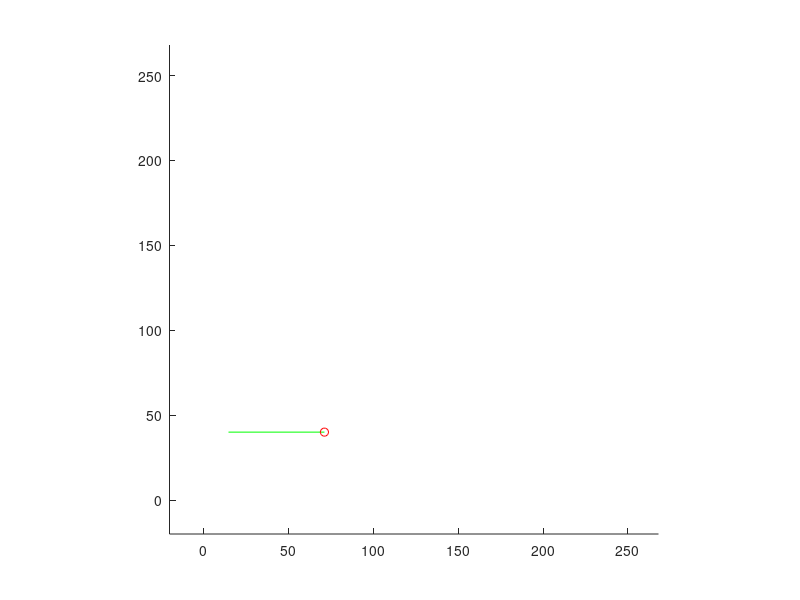

The MATLAB script that drew this image: (Note: this script raises an error after producing the figure.)
cla, clc, clear
max_dim = 248; %cm
hold all
axis([-20,max_dim+20,-20,max_dim+20])
axis square

% Wall structure [x1,y1;x2,y2] end points of line segment
outer_wall1 = [0,0;0,max_dim];
outer_wall2 = [0,0;max_dim,0];
outer_wall3 = [0,max_dim;max_dim,max_dim];
outer_wall4 = [max_dim,0;max_dim,max_dim];
outer_walls = [outer_wall1;outer_wall2;outer_wall3;outer_wall4];
% for iter = 1:2:length(outer_walls)
%     line(outer_walls(iter:iter+1,1),outer_walls(iter:iter+1,2))
% end
island_wall1 = [202,137;202,202];
island_wall2 = [118,137;118,202];
island_wall3 = [118,202;202,202];
island_wall4 = [164,137;202,137];
island_walls = [island_wall1;island_wall2;island_wall3;island_wall4];
% for iter = 1:2:length(island_walls)
%     line(island_walls(iter:iter+1,1),island_walls(iter:iter+1,2))
% end
lr_wall1 = [118,91;max_dim,91];
lr_wall2 = [118,45;118,0];
lr_walls = [lr_wall1;lr_wall2];
% for iter = 1:2:length(lr_walls)
%     line(lr_walls(iter:iter+1,1),lr_walls(iter:iter+1,2))
% end
ll_wall1 = [0,103;72,103];
ll_wall2 = [72,103;72,46];
ll_walls = [ll_wall1;ll_wall2];
% for iter = 1:2:length(ll_walls)
%     line(ll_walls(iter:iter+1,1),ll_walls(iter:iter+1,2))
% end
ur_wall1 = [72,157;72,max_dim];
ur_wall2 = [46,157;72,157];
ur_walls = [ur_wall1;ur_wall2];
% for iter = 1:2:length(ur_walls)
%     line(ur_walls(iter:iter+1,1),ur_walls(iter:iter+1,2))
% end
field_walls = [outer_walls;island_walls;lr_walls;ll_walls;ur_walls];


r_pose_start = [100,225,(pi/180)*(-90)];
r_pose = r_pose_start;
r_pose_est = r_pose;
num_readings = 36;
angle_increment = 10*(pi/180);
map_dim = 120;
v = 0;  % Linear Velocity
om = 0; % Angular Velocity
dt = 0.25; % Time step
path = [];
map = ones(map_dim,map_dim);
map = map*(1/(map_dim^2));
%map_f = ones(map_dim,map_dim);
%map = zeros(map_dim,map_dim);
pause(1)

% *** ITERATE THROUGH POSITIONS *** %
for t = 0:dt:5000
    cla
    laser_r = ones(length(field_walls)/2,num_readings);
    laser_r = laser_r.*1e3;

    for index = 1:num_readings
        angle = index*angle_increment + r_pose(3);
        for iter = 1:2:length(field_walls) % USING ASSUMPTION OF PARALLEL AND PERPENDICULAR WALLS
             if field_walls(iter,1) == field_walls(iter+1,1) % x components are the same
                 x_wall = field_walls(iter,1);
                 y_wall_proj = tan(angle)*(x_wall - r_pose(1)) + r_pose(2);
                 y_wall_max = max([field_walls(iter,2),field_walls(iter+1,2)]);
                 y_wall_min = min([field_walls(iter,2),field_walls(iter+1,2)]);
                 if (sign(cos(angle)) == sign(x_wall - r_pose(1))) || (tan(angle) > 1e10)
                     if (y_wall_proj <= y_wall_max) && (y_wall_proj >= y_wall_min) % if the projection lands on the wall
                        laser_r((iter+1)/2,index) = sqrt((x_wall - r_pose(1)).^2 + (y_wall_proj - r_pose(2)).^2);
                        %line(field_walls(iter:iter+1,1),field_walls(iter:iter+1,2),'Color','g')
                        %plot(x_wall, y_wall_proj,'r+')
                     end
                 end
             else % y components are the same
                 y_wall = field_walls(iter,2);
                 x_wall_proj = (y_wall - r_pose(2))/tan(angle) + r_pose(1);
                 x_wall_max = max([field_walls(iter,1),field_walls(iter+1,1)]);
                 x_wall_min = min([field_walls(iter,1),field_walls(iter+1,1)]);
                 if (sign(sin(angle)) == sign(y_wall - r_pose(2))) || (tan(angle) > 1e10)
                     if (x_wall_proj <= x_wall_max) && (x_wall_proj >= x_wall_min) % if the projection lands on the wall
                         if (angle == 90*(pi/180)) && (y_wall < r_pose(2))
                             continue 
                         end
                         if (angle == 270*(pi/180)) && (y_wall > r_pose(2))
                             continue 
                         end
                         laser_r((iter+1)/2,index) = sqrt((y_wall - r_pose(2)).^2 + (x_wall_proj - r_pose(1)).^2);
                         %line(field_walls(iter:iter+1,1),field_walls(iter:iter+1,2),'Color','r')
                         %plot(x_wall_proj, y_wall,'g+')
                     end
                 end
             end
        end
    end

    laser_rp = zeros(1,num_readings);
    for index = 1:num_readings
        laser_rp(index) = min(laser_r(:,index));
            laser_rp(index) = laser_rp(index) + 2*rand(1);
    end

    laser_xy = zeros(num_readings,2);
    for index = 1:num_readings
        angle = index*angle_increment + r_pose(3);
        laser_xy(index,:) = [laser_rp(index)*cos(angle) + r_pose(1),laser_rp(index)*sin(angle) + r_pose(2)];
    end

    %%% PLOT LASER LINES %%%
    for index = 1:num_readings
        %line([r_pose(1),laser_xy(index,1)],[r_pose(2),laser_xy(index,2)], 'Color','r')
        %plot(laser_xy(:,1),laser_xy(:,2), 'b.')
    end
    %%% Show special laser lines in different colors %%%
%    line([r_pose(1),laser_xy(36,1)],[r_pose(2),laser_xy(36,2)], 'Color','g') % Heading beam
     line([r_pose(2)/4 + 15,laser_xy(36,2)/4 + 15],[r_pose(1)/4 + 15,laser_xy(36,1)/4 + 15], 'Color','g') % Heading beam
    for index = [31]
        %%%line([r_pose(1),laser_xy(index,1)],[r_pose(2),laser_xy(index,2)], 'Color','r')
    end
    
    %%% DRAW WALLS %%%
    for iter = 1:2:length(field_walls)
        %line(field_walls(iter:iter+1,1),field_walls(iter:iter+1,2))
    end
    %%% PLOT ROBOT %%%
%    plot(r_pose(1)/8 + 15,r_pose(2)/8 + 15,'ro')
    plot(r_pose(2)/4 + 15,r_pose(1)/4 + 15,'ro')


    
    % *** Potential Field Navigation *** %
	vp = v;
    omp = om;
    [v, om] = PocLoc1(laser_rp);
    
    %%% MOTION NOISE %%%
    %v = v + .2*rand(1);
    %om = om + .01*rand(1);
    
    %%% MOTION DAMPENING %%%
    v = 0.1*v + 0.9*vp;
    om = 0.1*om + 0.9*omp;
    
    %%% MOTION MODEL %%%
    r_pose(3) = r_pose(3) + (om + 0.01*rand(1) + 0.01)*dt;
    r_pose(1) = r_pose(1) + (v + 0.2*rand(1) + 0.2)*cos(r_pose(3));
    r_pose(2) = r_pose(2) + (v + 0.2*rand(1) + 0.2)*sin(r_pose(3));
    
    r_pose_est(3) = r_pose(3) + om*dt;
    r_pose_est(1) = r_pose(1) + v*cos(r_pose(3));
    r_pose_est(2) = r_pose(2) + v*sin(r_pose(3));
   

    %%% SLAM %%%
    map = slam(laser_rp,r_pose_est,map);
    axis([0, map_dim + 1,0,map_dim + 1])
    surf(map)
    %element_th = 0.3;
    %map_f = (map_f/norm(map_f));
    %map_f = map_f + map;
    %map_f = map_f.*map;
    %surf(map_f)
    
    %pause(1/256)
    pause(1/2048)
end

input('Press Enter to Filter Map: ')

map_fg = (map_f/norm(map_f));
map_fg = (map_fg > 0.02);
map_fg = double(map_fg);
cla
surf(map_fg)










